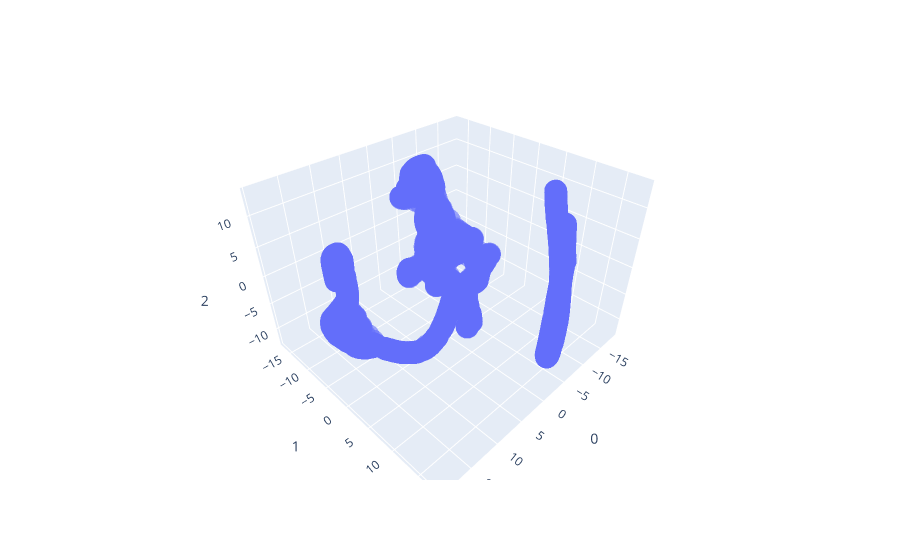

Write notebook code for a chart like this one.
### Code cell
# fig = px.scatter(X_reduced, x=0, y=1, opacity=0.6)
# fig.show()
fig = px.scatter_3d(X_reduced, x=0, y=1, z=2, opacity=0.6)
fig.show()

### Figure 1 — Plotly figure (JSON) as saved in the notebook; plotly's stock layout.template omitted (floating-point values rounded to 4 significant figures; data arrays with more than 128 entries replaced by an {"elided": "..."} marker saying what was removed)
{"data": [{"hovertemplate": "0=%{x}<br>1=%{y}<br>2=%{z}<extra></extra>", "legendgroup": "", "marker": {"color": "#636efa", "opacity": 0.6, "symbol": "circle"}, "mode": "markers", "name": "", "scene": "scene", "showlegend": false, "type": "scatter3d", "x": {"elided": "3231 float values"}, "y": {"elided": "3231 float values"}, "z": {"elided": "3231 float values"}}], "layout": {"legend": {"tracegroupgap": 0}, "margin": {"t": 60}, "scene": {"domain": {"x": [0, 1], "y": [0, 1]}, "xaxis": {"title": {"text": "0"}}, "yaxis": {"title": {"text": "1"}}, "zaxis": {"title": {"text": "2"}}}}}
